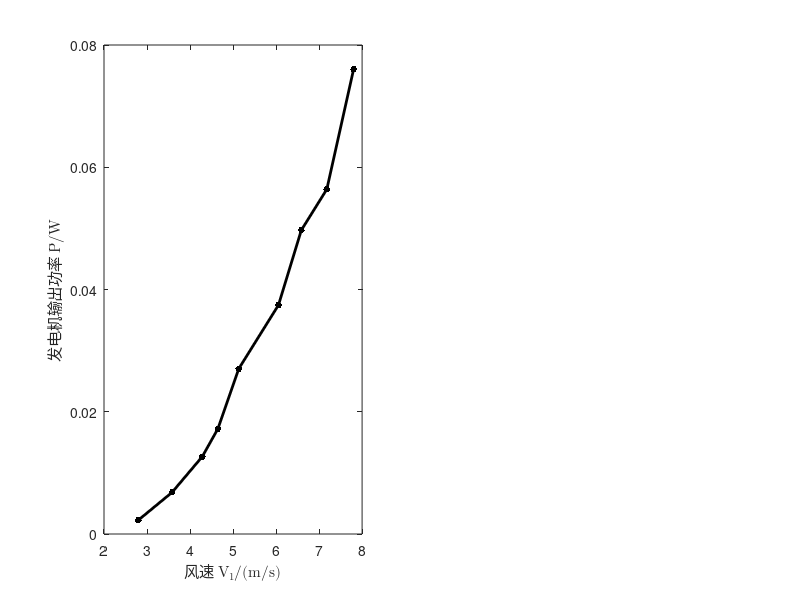

Recreate this plot in MATLAB. (Note: this script raises an error after producing the figure.)
% u =(10:2:26);
% i =[0.065 0.081 0.099 0.117 0.137 0.156 0.177 0.200 0.220];
% v1=[2.795 3.582 4.286 4.648 5.133 6.056 6.587 7.180 7.803];
% r=0.5*103.84*10^(-3);
% s=pi*r*r;
% rho=1.185;
% p0=u.*i
% p1=0.5.*rho.*s.*(v1.^3)
% ita=p1./p0
%
% subplot(1, 2, 1);
% uv=scatter(u, v1, 200, 'k', '.');
% dddd=(0:0.22:1.76)-0.3;
% text(u-dddd, v1+0.12, arrayfun(@(x)sprintf("%.3f", x), v1), 'fontname', 'latin modern math', 'fontsize', 12)
%
% hold on;
% xlim([10, 26])
% xticks(u)
% set(gca, 'FontName', 'Latin Modern Math', 'FontSize', 15);
% xlabel('\fontname{Songti SC}输入电压 \fontname{Latin Modern Math}U/V');
% ylabel('\fontname{Songti SC}风速 \fontname{Latin Modern Math}V_1/(m/s)');
% box on;
% M=[u' ones(9,1)];
% k=M\(v1');
% v1pre=(M*k)';
%
% plot(u, v1pre, '-k', 'LineWidth', 2);
%
% subplot(1, 2, 2);
% plot(v1, ita, '.-k', 'LineWidth', 2, 'MarkerSize', 15);
% set(gca, 'FontName', 'Latin Modern Math', 'FontSize', 15);
% xlabel('\fontname{Songti SC}风速 \fontname{Latin Modern Math}V_1/(m/s)');
% ylabel('\fontname{Songti SC}转换效率 \fontname{Latin Modern Math}\eta');
% dddd=(0:0.22:1.76)-0.3;
% text(v1-0.55, ita, arrayfun(@(x)sprintf("%.3f", x), ita), 'fontname', 'latin modern math', 'fontsize', 12)




% r=(400:200:2000);
% u1=[2.40,3.20,3.85,4.10,4.42,4.67,4.88,5.02,5.25];
% u2=[5.12,6.30,7.20,8.01,8.30,8.71,8.96,9.15,9.20];
% p1=u1.^2./r
% p2=u2.^2./r
%
% plot(r, p1, '.--k', 'LineWidth', 2, 'MarkerSize', 15);
% hold on;
% plot(r, p2, '.-k', 'LineWidth', 2, 'MarkerSize', 15);
% set(gca, 'FontName', 'Latin Modern Math', 'FontSize', 15);
%
% xlim([400, 2000])
% xticks(r)
%
% legend(["\fontname{Songti SC}风机电压 \fontname{Latin Modern Math}16V; \fontname{Songti SC}风速 \fontname{Latin Modern Math}4.648m/s", "\fontname{Songti SC}风机电压 \fontname{Latin Modern Math}24V; \fontname{Songti SC}风速 \fontname{Latin Modern Math}7.180m/s"],...
%     'FontSize', 18);
% xlabel('\fontname{Songti SC}负载电阻 \fontname{Latin Modern Math}R/\Omega');
% ylabel('\fontname{Songti SC}输出功率 \fontname{Latin Modern Math}P/W');
% dddd=(0:13:104)-8;
% text(r-dddd, p1+0.001, arrayfun(@(x)sprintf("%.4f", x), p1), 'fontname', 'latin modern math', 'fontsize', 12)
% text(r-dddd, p2-0.001, arrayfun(@(x)sprintf("%.4f", x), p2), 'fontname', 'latin modern math', 'fontsize', 12);

u=(10:2:26);
u1=[1.50 2.61 3.56 4.15 5.20 6.12 7.05 7.51 8.72];
v1=[2.795 3.582 4.286 4.648 5.133 6.056 6.587 7.180 7.803];
p0=u1.^2./1000
r=0.5*86.20*10^(-3);
s=pi*r*r;
rho=1.185;
p1=0.5.*rho.*s.*(v1.^3)
eta=p0./p1

subplot(1, 2, 1);
plot(v1, p0, '.-k', 'LineWidth', 2, 'MarkerSize', 15);
xlabel('\fontname{Songti SC}风速 \fontname{Latin Modern Math}V_1/(m/s)');
ylabel('\fontname{Songti SC}发电机输出功率 \fontname{Latin Modern Math}P/W');
text(v1-0.7, p0+0.001, arrayfun(@(x)sprintf("%.3f", x), p0), 'fontname', 'latin modern math', 'fontsize', 12)
set(gca, 'FontName', 'Latin Modern Math', 'FontSize', 15);

subplot(1, 2, 2);
plot(v1, eta, '.-k', 'LineWidth', 2, 'MarkerSize', 15);
xlabel('\fontname{Songti SC}风速 \fontname{Latin Modern Math}V_1/(m/s)');
ylabel('\fontname{Songti SC}发电机转换效率 \fontname{Latin Modern Math}\eta');
text(v1-0.7, eta+0.001, arrayfun(@(x)sprintf("%.3f", x), eta), 'fontname', 'latin modern math', 'fontsize', 12)
set(gca, 'FontName', 'Latin Modern Math', 'FontSize', 15);
